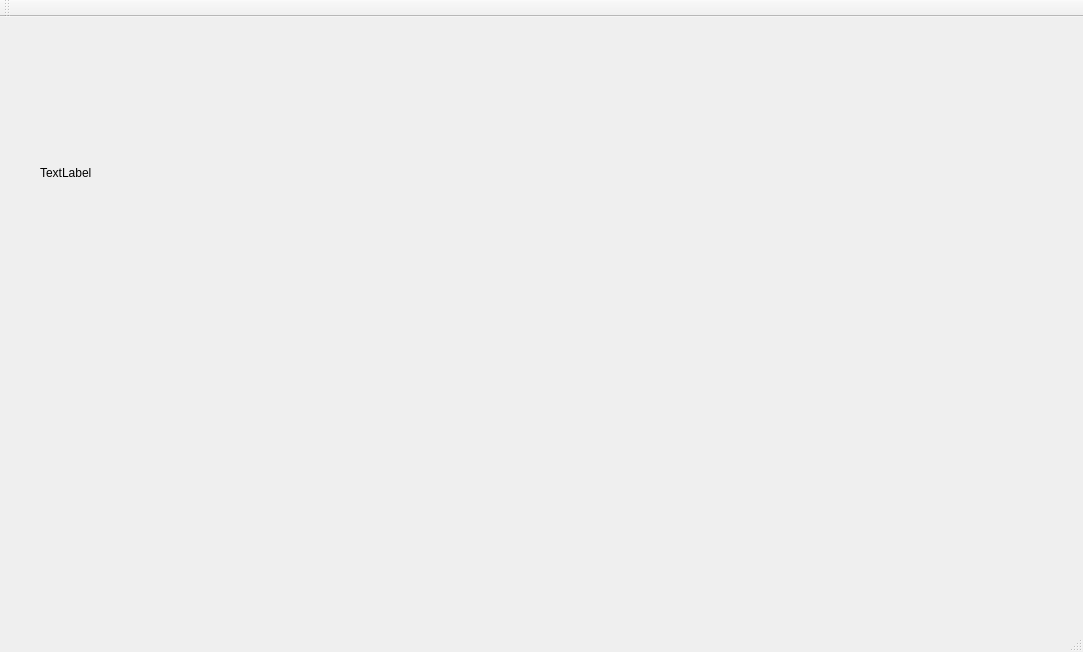
<?xml version="1.0" encoding="UTF-8"?>
<ui version="4.0">
 <class>MainWindow</class>
 <widget class="QMainWindow" name="MainWindow">
  <property name="geometry">
   <rect>
    <x>0</x>
    <y>0</y>
    <width>1083</width>
    <height>652</height>
   </rect>
  </property>
  <property name="windowTitle">
   <string>MainWindow</string>
  </property>
  <widget class="QWidget" name="centralWidget">
   <widget class="QLabel" name="label_KinectDepth">
    <property name="geometry">
     <rect>
      <x>40</x>
      <y>40</y>
      <width>361</width>
      <height>231</height>
     </rect>
    </property>
    <property name="text">
     <string>TextLabel</string>
    </property>
   </widget>
  </widget>
  <widget class="QMenuBar" name="menuBar">
   <property name="geometry">
    <rect>
     <x>0</x>
     <y>0</y>
     <width>1083</width>
     <height>21</height>
    </rect>
   </property>
  </widget>
  <widget class="QToolBar" name="mainToolBar">
   <attribute name="toolBarArea">
    <enum>TopToolBarArea</enum>
   </attribute>
   <attribute name="toolBarBreak">
    <bool>false</bool>
   </attribute>
  </widget>
  <widget class="QStatusBar" name="statusBar"/>
 </widget>
 <layoutdefault spacing="6" margin="11"/>
 <resources/>
 <connections/>
</ui>
